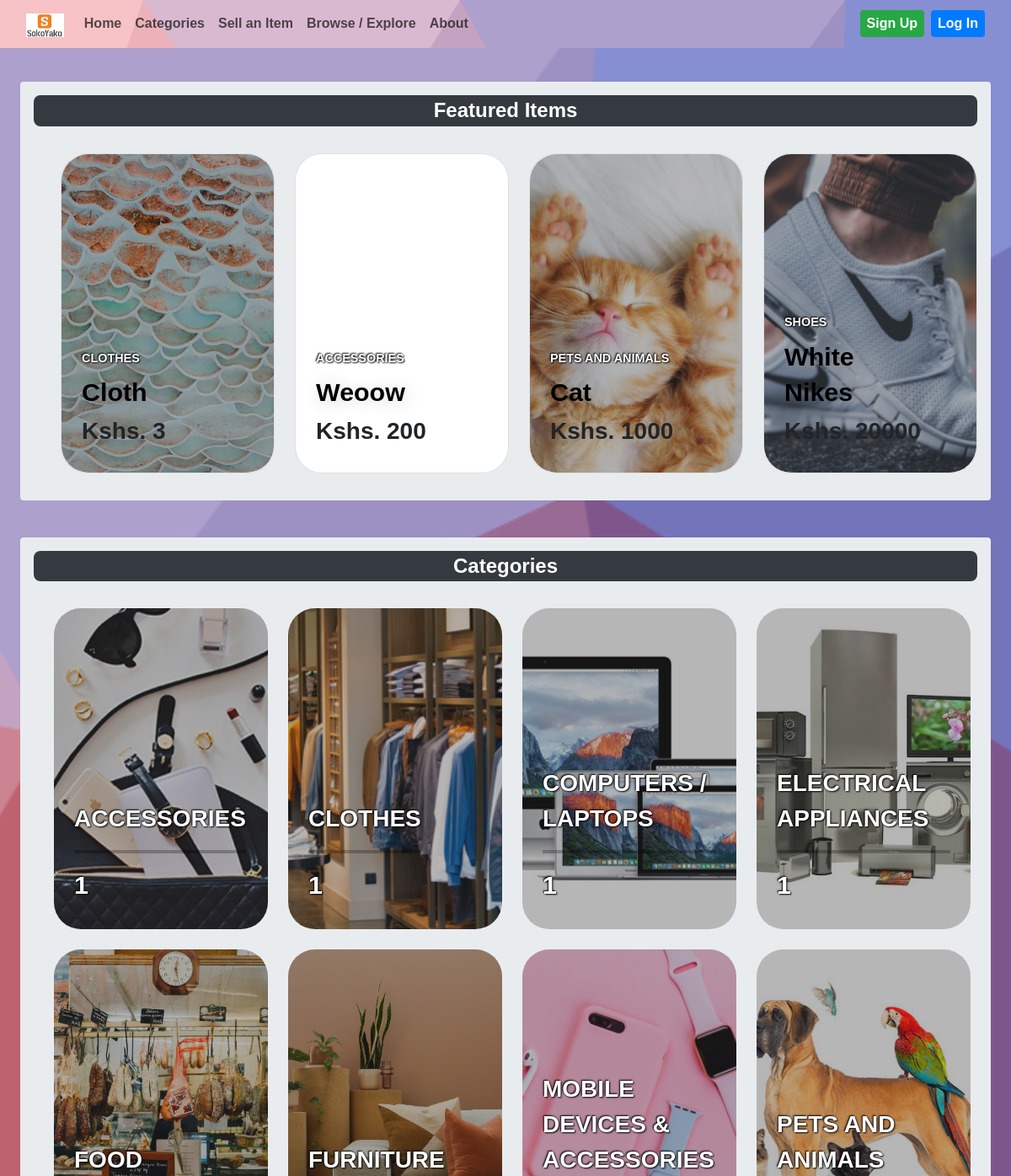
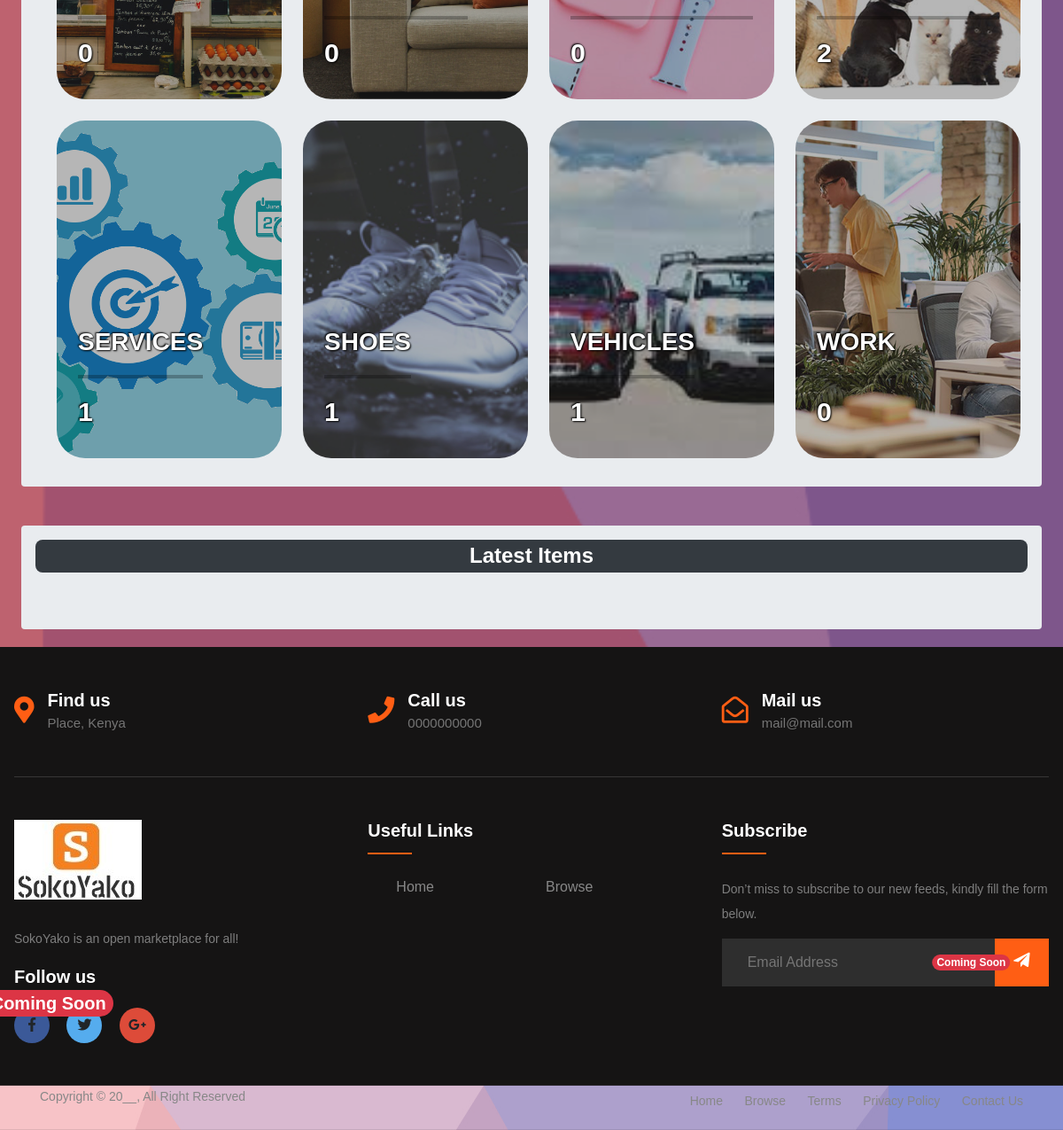
The page / on the database its author committed (2 pictures, top to bottom).
### item/models.py (models this page shows, shortened)
class Item(models.Model):
    category = models.ForeignKey(Category, related_name='items', on_delete=models.CASCADE)
    name = models.CharField(max_length=200)
    quantity = models.PositiveIntegerField(blank=True, null=True)
    description = models.TextField(blank=True, null=True)
    price = models.IntegerField()
    image = models.ImageField(upload_to='item_images', blank=True, null=True)
    is_sold = models.BooleanField(default=False)
    is_featured = models.BooleanField(default=False)
    created_by = models.ForeignKey(User, related_name='items', on_delete=models.CASCADE)
    created_at = models.DateTimeField(auto_now_add=True)

class Category(models.Model):
    name = models.CharField(max_length=200)
    cat_image = models.ImageField(upload_to='category_images', blank=True, null=True)
    class Meta:
        ordering = ('name',)
        verbose_name_plural = "Categories"
    def __str__(self):
        return self.name

### base/views.py (the view)
# urls.py: path('', views.index, name='index'),
def index(request):
    items = Item.objects.filter(is_sold=False)[0:6]
    featured = Item.objects.order_by('-is_featured')
    featured_items = Item.objects.filter(is_featured=True)
    categories = Category.objects.all()
    if request.user.is_authenticated:
        try:
            contact_card = ContactCard.objects.get(user=request.user)
        except ContactCard.DoesNotExist:
            contact_card = None
    else:
        contact_card = None
    current_time = timezone.now()
    latest = current_time - timezone.timedelta(days=1)
    new_items = Item.objects.filter(created_at__gte=latest)
    return render(request, 'index.html', {
        'categories': categories,
        'items': items,
        'featured': featured,
        'featured_items': featured_items,
        'new_items': new_items,
        'contact_card': contact_card,
        'navbar': index
    })

### base/templates/index.html (shortened to what this page needs)
{% extends 'layout.html' %}
{% load static %}
{% block data %}
    <div class="p-2">
        <div class="container-fluid p-2 clearfix">
            <div class="mt-4 mb-1 mx-2 p-3 bg-body-secondary rounded">
                <h2 class="mb-3 fs-3 text-center text-white fs-4 fw-bolder bg-dark p-1 rounded-3"> Featured Items</h2>
                <div class="card-grid p-3 ms-3">
                    {% for item in featured_items %}
                        <a class="card rounded-5" href="{% url 'item:detail' item.id %}">
                            <div class="card__background rounded-5" style="background-image: url('{{ item.image.url }}')"></div>
                            <div class="card__content">
                                <p class="card__category text-white text-outline fw-bolder">{{ item.category }}</p>
                                <h3 class="card__heading text-capitalize text-black fw-bolder">{{ item.name }}</h3>
                                <h3 class="fw-bolder">Kshs. {{ item.price }}</h3>
                            </div>
                        </a>
                    {% endfor %}
                </div>
            </div>
        </div>
        <div class="container-fluid clearfix p-2" id="categories">
            <div class="mt-4 mb-1 mx-2 p-3 bg-body-secondary rounded">
                <h2 class="mb-3 fs-3 text-center text-white fs-4 fw-bolder bg-dark p-1 rounded-3"> Categories</h2>
                <div class="simpcard-grid p-3 ms-2">
                    {% for category in categories %}
                        <a class="simpcard rounded-5 " href="{% url 'item:items_by_category' category.id %}">
                            <div class="simpcard__background rounded-5" style="background-image: url('{{ category.cat_image.url }}')"></div>
                            <div class="card__content">
                                <p class="card__category text-white fw-bolder fs-3 text-outline">{{ category.name }}</p>
                                <hr class="bg-black border-4 ">
                                <h3 class="card__heading text-capitalize text-outline text-white fw-bolder">{{ category.items.count}}</h3>
                            </div>
                        </a>
                    {% endfor %}
                </div>
            </div>
        </div>
        <div class="container-fluid p-2 clearfix">
            <div class="mt-4 mb-1 mx-2 p-3 bg-body-secondary rounded">
                <h2 class="mb-3 fs-3 text-center text-white fs-4 fw-bolder bg-dark p-1 rounded-3"> Latest Items</h2>
                <div class="simpcard-grid p-3 ms-3">
                </div>
            </div>
        </div>
    </div>
{% endblock %}

### static/css/styles.css (style rules this page uses)
body { min-height: 100vh; background-size: cover; background-position: center; font-family: "Trebuchet MS",sans-serif; height: auto; }
:root { --background-dark: #2d3548; --text-light: rgba(255, 255, 255, 0.6); --text-lighter: rgba(255, 255, 255, 0.9); --spacing-s: 8px; --spacing-m: 16px; --spacing-l: 24px; --spacing-xl: 32px; --spacing-xxl: 64px; --width-container: 1200px; }
* { border: 0; margin: 0; padding: 0; box-sizing: border-box; }
.card-grid { display: grid; grid-template-columns: repeat(1, 1fr); grid-column-gap: var(--spacing-l); grid-row-gap: var(--spacing-l); max-width: var(--width-container); width: 100%; }
@media (min-width: 540px) { .card-grid { grid-template-columns: repeat(2, 1fr); } }
@media (min-width: 960px) { .card-grid { grid-template-columns: repeat(4, 1fr); } }
.card { list-style: none; position: relative; }
.card:before { content: ""; display: block; padding-bottom: 150%; width: 100%; }
.card__background { background-size: cover; background-position: center; border-radius: var(--spacing-l); bottom: 0; filter: brightness(0.75) saturate(1.2) contrast(0.85); left: 0; position: absolute; right: 0; top: 0; transform-origin: center; transform: scale(1) translateZ(0); transition: filter 200ms linear, transform 200ms linear; }
.card__content { left: 0; padding: var(--spacing-l); position: absolute; bottom: 0; }
.card__category { color: var(--text-light); font-size: 0.9rem; margin-bottom: var(--spacing-s); text-transform: uppercase; }
.card__heading { color: var(--text-lighter); font-size: 1.9rem; text-shadow: 2px 2px 20px rgba(0, 0, 0, 0.2); line-height: 1.4; word-spacing: 100vw; }
.simpcard-grid { display: grid; grid-template-columns: repeat(1, 1fr); grid-column-gap: var(--spacing-l); grid-row-gap: var(--spacing-l); max-width: var(--width-container); width: 100%; }
@media (min-width: 540px) { .simpcard-grid { grid-template-columns: repeat(2, 1fr); } }
@media (min-width: 960px) { .simpcard-grid { grid-template-columns: repeat(4, 1fr); } }
.simpcard { list-style: none; position: relative; content: ""; display: block; padding-bottom: 150%; width: 100%; }
.simpcard__background { -webkit-background-size: cover; background-position: center; border-radius: var(--spacing-l); bottom: 0; filter: brightness(0.75) saturate(1.2) contrast(0.85); left: 0; position: absolute; right: 0; top: 0; transform-origin: center; transform: scale(1) translateZ(0); transition: filter 200ms linear, transform 200ms linear; }

### rows shown on the page
Item: image (picture), category "CLOTHES", name "Cloth", price "3"
Item: category "ACCESSORIES", name "Weoow", price "200"
Item: image (picture), category "PETS AND ANIMALS", name "Cat", price "1000"
Item: image (picture), category "SHOES", name "White Nikes", price "20000"
Category: cat_image (picture), name "ACCESSORIES", items.count "1"
Category: cat_image (picture), name "CLOTHES", items.count "1"
Category: cat_image (picture), name "COMPUTERS / LAPTOPS", items.count "1"
Category: cat_image (picture), name "ELECTRICAL APPLIANCES", items.count "1"
Category: cat_image (picture), name "FOOD", items.count "0"
Category: cat_image (picture), name "FURNITURE", items.count "0"
Category: cat_image (picture), name "MOBILE DEVICES & ACCESSORIES", items.count "0"
Category: cat_image (picture), name "PETS AND ANIMALS", items.count "2"
Category: cat_image (picture), name "SERVICES", items.count "1"
Category: cat_image (picture), name "SHOES", items.count "1"
Category: cat_image (picture), name "VEHICLES", items.count "1"
Category: cat_image (picture), name "WORK", items.count "0"
